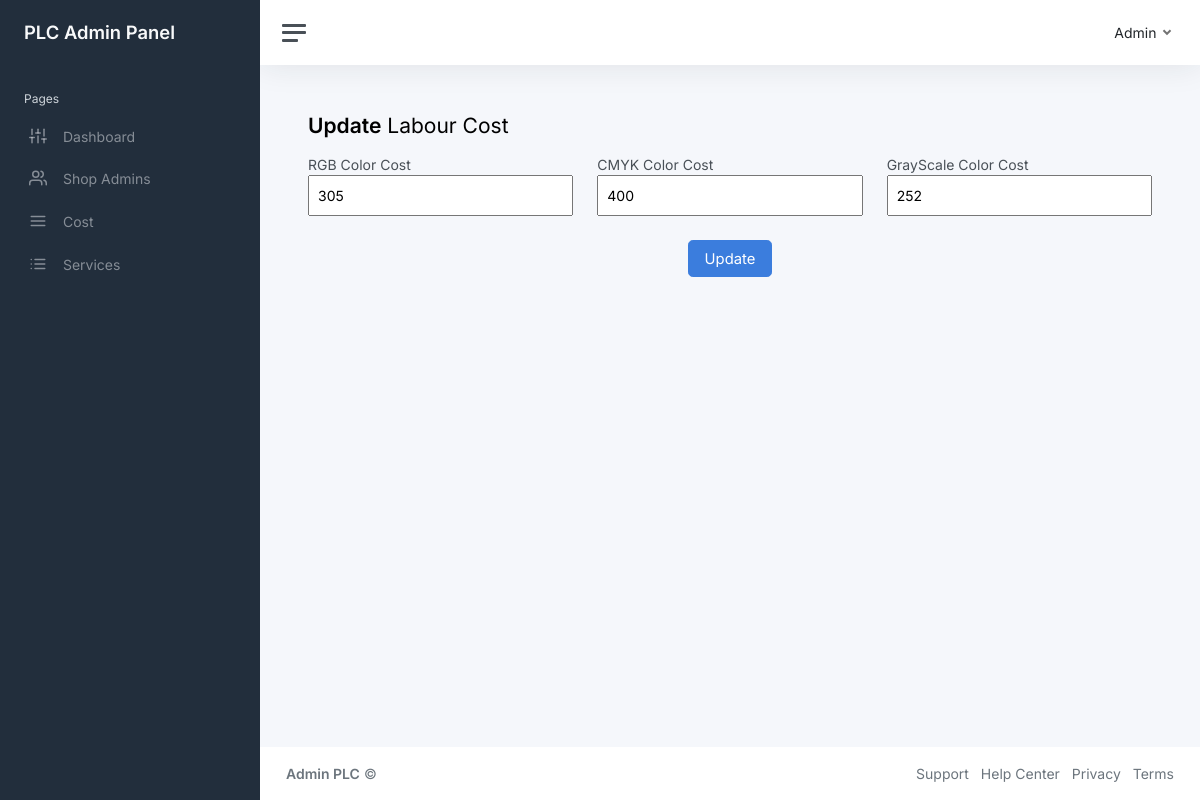
Screenshot of /admin/cost/index.php (signed in) with the database file from the repository.
### tables this page shows
CREATE TABLE `extra_cost` (
  `Id` int NOT NULL,
  `RGB` float NOT NULL,
  `CMYK` float NOT NULL,
  `grayscale` float NOT NULL
);

### admin/cost/index.php (the view, shortened to what this page needs)
<?php
include_once "./../../includes/connect.php"
?>
<?php
$sql = "SELECT * FROM extra_cost WHERE id = 1;";
$result = mysqli_query($conn, $sql);
if (mysqli_num_rows($result) > 0) {
    $row = mysqli_fetch_assoc($result);
    $rgb = $row['RGB'];
    $cmyk = $row['CMYK'];
    $grayscale = $row['grayscale'];
} else {
    $rgb = "";
    $cmyk = "";
    $$grayscale = "";
}
?>
<?php include_once '../top.php'?>
<main class="content">
    <div class="container-fluid p-0">
        <h1 class="h3 mb-3"><strong>Update</strong> Labour Cost</h1>
        <form method="post">
            <div class="row">
                <div class="col-md-4 d-flex flex-column">
                    <label for="rgb">RGB Color Cost</label>
                    <input type="number" name="rgb" value="<?php echo $rgb ?>" id="rgb" class="w-100 px-2 py-2">
                </div>
                <div class="col-md-4 d-flex flex-column">
                    <label for="rgb">CMYK Color Cost</label>
                    <input type="number" name="cmyk" id="cmyk" value="<?php echo $cmyk ?>" class="w-100 px-2 py-2">
                </div>
                <div class="col-md-4 d-flex flex-column">
                    <label for="rgb">GrayScale Color Cost</label>
                    <input type="number" name="grayscale" id="grayscale" value="<?php echo $grayscale ?>"
                        class="w-100 px-2 py-2">
                </div>
            </div>
            <div class="w-100 d-flex justify-content-center mt-4 mb-4">
                <button class="btn btn-lg btn-primary" name="update" type="submit">Update</button>
            </div>
        </form>
    </div>
</main>
<?php include_once '../footer.php'?>

### admin/top.php (style rules this page uses)
body { font-family: 'Inter', sans-serif; }

### rows the page displays
extra_cost: rgb "305", cmyk "400", grayscale "252"

### other values shown
$_SESSION['admin_name'] "Admin"
